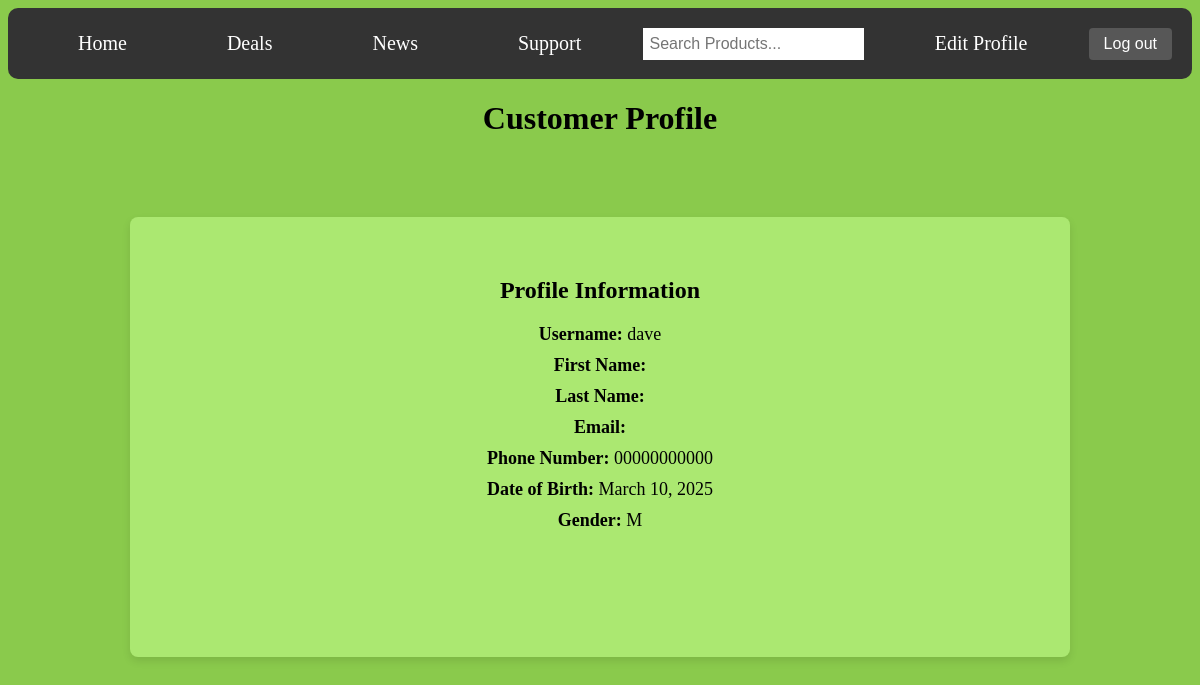
Page /products/users/account/ (signed in) on the committed database.
### users/models.py (models this page shows, shortened)
class Profile(models.Model):
    user = models.OneToOneField(User, null=True, on_delete=models.CASCADE)
    phone_number = models.CharField(max_length=15, blank=True, null=True)
    date_of_birth = models.DateField(null=True, blank=True)
    gender = models.CharField(max_length=10, choices=[('M', 'Male'), ('F', 'Female'), ('O', 'Other')], null=True,
                              blank=True)

### users/views.py (the view)
# urls.py: path('account/', views.profile_view, name='account'),
def profile_view(request):
    profile_instance = Profile.objects.get(user=request.user)
    is_admin = request.user.groups.filter(name="Admin").exists()
    return render(request, "users/account.html", {"user": request.user,
     "profile": profile_instance, 'is_admin': is_admin})

### users/templates/users/account.html (shortened to what this page needs)
<!DOCTYPE html>
<html lang="en">
{% load static %}
<head>
    <link rel="stylesheet" href="{% static 'css/styles.css' %}">
</head>
<body>
<nav>
        <ul>
            <li><a class="active" href="{% url 'home' %}">Home</a></li>
            <li><a class="active" href="{% url 'products:deals' %}">Deals</a></li>
            <li><a class="active" href="{% url 'products:news' %}">News</a></li>
            <li><a class="active" href="{% url 'products:support' %}">Support</a></li>
        </ul>
    <form method="get" action="{% url 'products:product_search' %}">
            <input class="form-control me-2" type="search" placeholder="Search Products..." name="q" value="{{ query }}">
          </form>
            {% if user.is_authenticated %}
<ul>
    <li><a class="active" href="{% url 'users:edit_profile' %}">Edit Profile</a></li>
</ul>
    <form class="logout" action="{% url 'users:logout' %}" method="post">
    <button type="submit">Log out</button>
          </form>
    {% else %}
<ul>
    <li><a class="button" href="{% url 'users:register' %}">Sign up</a></li>
    <li><a class="button" href="{% url 'users:login' %}">Sign In</a></li>
    {% endif %}
    </nav>
<h1>Customer Profile</h1>
<div class="profile-container">
    <div class="profile-card">
        <h2>Profile Information</h2>
        <div class="profile-info">
    <p><strong>Username:</strong> {{ user.username }}</p>
    <p><strong>First Name:</strong> {{ user.first_name }}</p>
    <p><strong>Last Name:</strong> {{ user.last_name }}</p>
    <p><strong>Email:</strong> {{ user.email }}</p>
    <p><strong>Phone Number:</strong> {{ profile.phone_number }}</p>
    <p><strong>Date of Birth:</strong> {{ profile.date_of_birth }}</p>
    <p><strong>Gender:</strong> {{ profile.gender }}</p>
</div>
</div>
</div>
</body>
</html>

### products/static/css/styles.css (style rules this page uses)
h1 { text-align: center; }
body { background-color: #8aca4c }
nav { background-color: #333; overflow: hidden; display: flex; justify-content: space-between; align-items: center; padding: 10px 20px; border-radius: 10px; }
nav ul { list-style-type: none; margin: 0; padding: 0; display: flex; }
nav ul li a { display: block; padding: 14px 50px; text-align: center; text-decoration: none; color: white; font-size: 20px; background-color: #333; transition: background-color 0.3s ease; }
nav form { display: flex; align-items: center; }
nav form input { padding: 7px; border: none; font-size: 16px; margin-right: 10px; }
nav form button { background-color: #575757; color: white; padding: 7px 15px; border: none; font-size: 16px; cursor: pointer; }
h2 { text-align: center; }
button { width: 100%; padding: 10px; background-color: #4CAF50; color: white; border: none; border-radius: 4px; cursor: pointer; }

### rows in the picture
Profile: phone_number "00000000000", date_of_birth "March 10, 2025", gender "M"

### other values in the picture
{{ user.username }} "dave"
